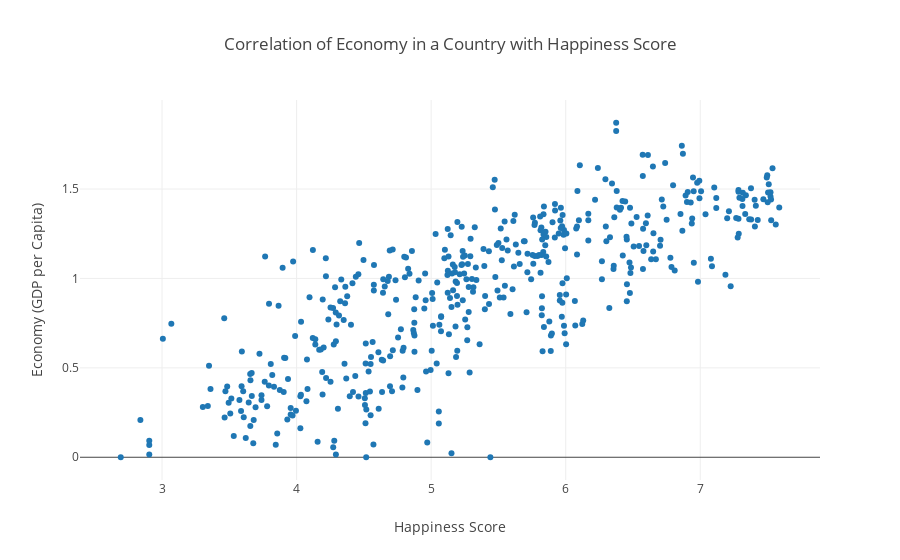

Notebook source saved alongside this figure:
### Markdown cell above
## Thus, the important 3 features are Economy, Family and Health.

### Code cell
# Basic Scatter Plot between Happiness Score and Economy: ( Positive correlation )

trace1 = go.Scatter(
    x = df["Happiness Score"],
    y = df["Economy (GDP per Capita)"],
    name = "Economy (GDP per Capita)",
    mode = 'markers'
)

layout = go.Layout(
    title= "Correlation of Economy in a Country with Happiness Score",
    xaxis= dict(
        title= "Happiness Score",
    ),
    yaxis=dict(
        title= "Economy (GDP per Capita)",
    )
)

data = [trace1]
figure = go.Figure(data = data, layout= layout)
iplot(figure)

### Figure 1 — Plotly figure (JSON) as saved in the notebook; plotly's stock layout.template omitted (floating-point values rounded to 4 significant figures; data arrays with more than 128 entries replaced by an {"elided": "..."} marker saying what was removed)
{"data": [{"mode": "markers", "name": "Economy (GDP per Capita)", "type": "scatter", "uid": "427cdd58-2cb7-4670-abdb-fffd2be03d91", "x": {"elided": "470 float values"}, "y": {"elided": "470 float values"}}], "layout": {"title": {"text": "Correlation of Economy in a Country with Happiness Score"}, "xaxis": {"title": {"text": "Happiness Score"}}, "yaxis": {"title": {"text": "Economy (GDP per Capita)"}}}}
